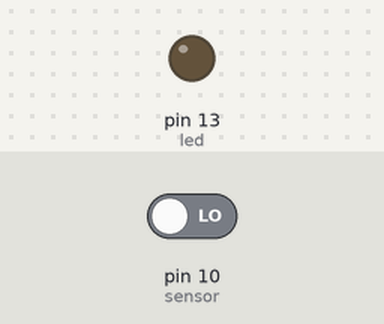
The sketch below on a simulated Arduino Uno, built with avr-gcc and run on an emulated ATmega328P. Parts: output pins drawn as LEDs (lit = HIGH). Inputs (shaded band) come from the test bench; at power-on: pin 10 (sensor) LOW. What the sketch prints to the serial monitor is not drawn.

Above: at 1.8 s.
1.9 s: pin 10 (sensor) driven HIGH
At 2.5 s:
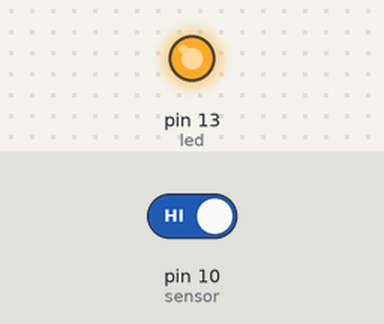
3.5 s: pin 10 (sensor) driven LOW
At 4.8 s:
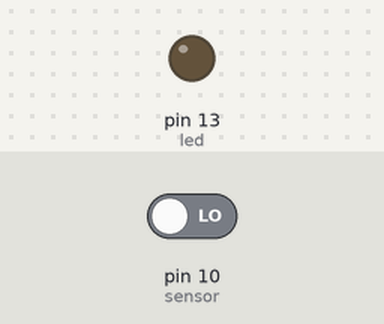
Timing chart, 0 to 6.5 s (numbered marks = the images above; inputs shaded):
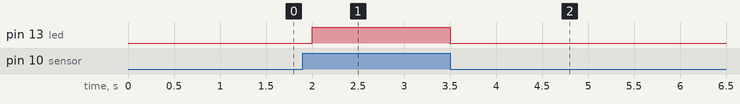

Measured:
- after the input at 1.9 s, pin 13 (led): LOW → HIGH after 0.10 s
- after the input at 3.5 s, pin 13 (led): HIGH → LOW at once

The sketch:

MOV.ino
```cpp
int led = 13;
int sensor = 10;
int valor;


void setup() {
  Serial.begin(9600);
  pinMode (led, OUTPUT);
  pinMode (sensor, INPUT);
}

void loop() {
  valor = digitalRead(sensor);
  digitalWrite (led, valor);
  Serial.print (valor);
  delay (500);

}
```
